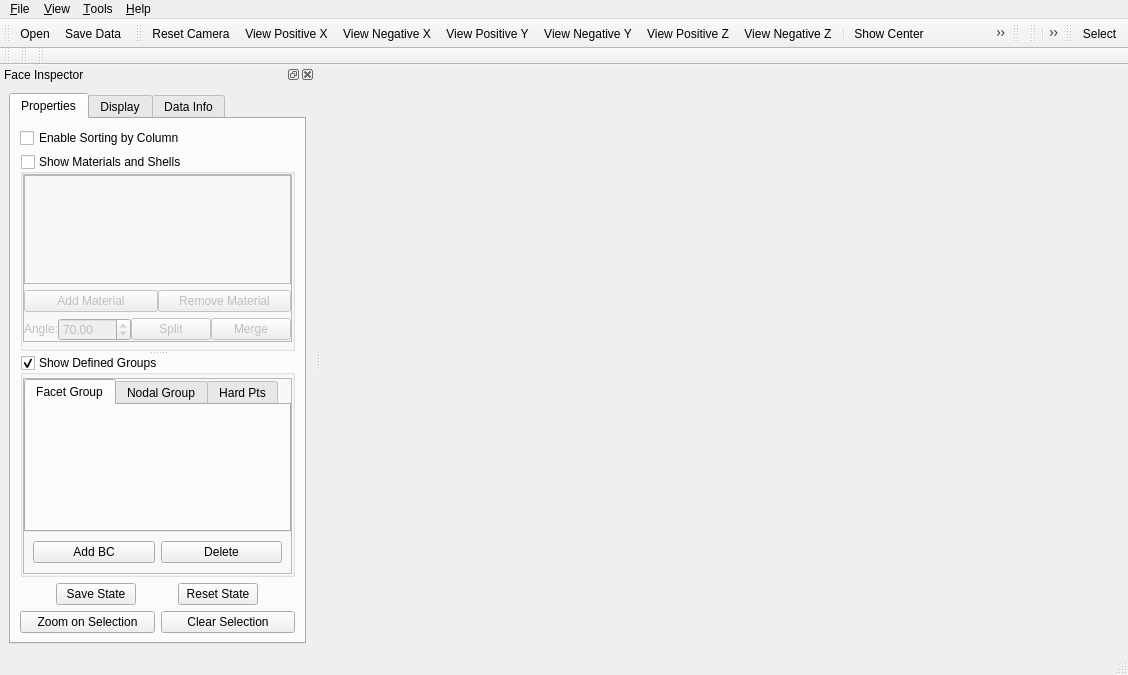
<?xml version="1.0" encoding="UTF-8"?>
<ui version="4.0">
 <class>MainWindow</class>
 <widget class="QMainWindow" name="MainWindow">
  <property name="geometry">
   <rect>
    <x>0</x>
    <y>0</y>
    <width>1128</width>
    <height>675</height>
   </rect>
  </property>
  <property name="windowTitle">
   <string>Conceptual Model Builder</string>
  </property>
  <property name="windowIcon">
   <iconset resource="../Resources/Resources.qrc">
    <normaloff>:/cmb/Icon.png</normaloff>:/cmb/Icon.png</iconset>
  </property>
  <widget class="QWidget" name="centralwidget"/>
  <widget class="QMenuBar" name="menubar">
   <property name="geometry">
    <rect>
     <x>0</x>
     <y>0</y>
     <width>1128</width>
     <height>25</height>
    </rect>
   </property>
   <widget class="QMenu" name="menu_View">
    <property name="title">
     <string>&amp;View</string>
    </property>
    <widget class="QMenu" name="menu_Camera">
     <property name="title">
      <string>&amp;Camera</string>
     </property>
     <addaction name="actionReset_Camera"/>
     <addaction name="actionView_Positive_X"/>
     <addaction name="actionView_Negative_X"/>
     <addaction name="actionView_Positive_Y"/>
     <addaction name="actionView_Negative_Y"/>
     <addaction name="actionView_Positive_Z"/>
     <addaction name="actionView_Negative_Z"/>
     <addaction name="separator"/>
     <addaction name="actionShowCenterAxes"/>
     <addaction name="actionResetCenter"/>
     <addaction name="actionPickCenter"/>
    </widget>
    <addaction name="menu_Camera"/>
    <addaction name="separator"/>
    <addaction name="actionChange_Background_Color"/>
   </widget>
   <widget class="QMenu" name="menu_Help">
    <property name="title">
     <string>&amp;Help</string>
    </property>
    <addaction name="action_About"/>
    <addaction name="action_Help"/>
   </widget>
   <widget class="QMenu" name="menu_File">
    <property name="title">
     <string>&amp;File</string>
    </property>
    <widget class="QMenu" name="menuRecentFiles">
     <property name="title">
      <string>&amp;Recent Files</string>
     </property>
    </widget>
    <addaction name="action_Load_Solid"/>
    <addaction name="menuRecentFiles"/>
    <addaction name="separator"/>
    <addaction name="action_Save_Data"/>
    <addaction name="action_Close"/>
    <addaction name="separator"/>
    <addaction name="action_Save_BCSs"/>
    <addaction name="action_Generate_Omicron_Input"/>
    <addaction name="separator"/>
    <addaction name="action_Create_Simple_Model"/>
    <addaction name="separator"/>
    <addaction name="action_Exit"/>
   </widget>
   <widget class="QMenu" name="menu_Tools">
    <property name="title">
     <string>&amp;Tools</string>
    </property>
    <addaction name="actionSpawn_Surface_Mesher"/>
    <addaction name="actionSpawn_Volume_Mesher"/>
    <addaction name="separator"/>
    <addaction name="actionToolsRecordTest"/>
    <addaction name="actionToolsRecordTestScreenshot"/>
    <addaction name="actionToolsPlayTest"/>
   </widget>
   <addaction name="menu_File"/>
   <addaction name="menu_View"/>
   <addaction name="menu_Tools"/>
   <addaction name="menu_Help"/>
  </widget>
  <widget class="QStatusBar" name="statusbar"/>
  <widget class="QToolBar" name="toolBar">
   <property name="orientation">
    <enum>Qt::Horizontal</enum>
   </property>
   <attribute name="toolBarArea">
    <enum>TopToolBarArea</enum>
   </attribute>
   <attribute name="toolBarBreak">
    <bool>false</bool>
   </attribute>
   <addaction name="action_Load_Solid"/>
   <addaction name="action_Save_Data"/>
  </widget>
  <widget class="QToolBar" name="toolBar_View">
   <property name="windowTitle">
    <string>Camera Controls</string>
   </property>
   <property name="orientation">
    <enum>Qt::Horizontal</enum>
   </property>
   <attribute name="toolBarArea">
    <enum>TopToolBarArea</enum>
   </attribute>
   <attribute name="toolBarBreak">
    <bool>false</bool>
   </attribute>
   <addaction name="actionReset_Camera"/>
   <addaction name="actionView_Positive_X"/>
   <addaction name="actionView_Negative_X"/>
   <addaction name="actionView_Positive_Y"/>
   <addaction name="actionView_Negative_Y"/>
   <addaction name="actionView_Positive_Z"/>
   <addaction name="actionView_Negative_Z"/>
   <addaction name="separator"/>
   <addaction name="actionShowCenterAxes"/>
   <addaction name="actionResetCenter"/>
   <addaction name="actionPickCenter"/>
  </widget>
  <widget class="QToolBar" name="variableToolbar">
   <property name="windowTitle">
    <string>Active Variable Controls</string>
   </property>
   <property name="orientation">
    <enum>Qt::Horizontal</enum>
   </property>
   <attribute name="toolBarArea">
    <enum>TopToolBarArea</enum>
   </attribute>
   <attribute name="toolBarBreak">
    <bool>false</bool>
   </attribute>
  </widget>
  <widget class="QToolBar" name="growPick_Toolbar">
   <property name="enabled">
    <bool>true</bool>
   </property>
   <property name="windowTitle">
    <string>Grow Operations</string>
   </property>
   <property name="orientation">
    <enum>Qt::Horizontal</enum>
   </property>
   <attribute name="toolBarArea">
    <enum>TopToolBarArea</enum>
   </attribute>
   <attribute name="toolBarBreak">
    <bool>false</bool>
   </attribute>
   <addaction name="separator"/>
   <addaction name="actionGrow_Cell"/>
   <addaction name="actionGrowPlus"/>
   <addaction name="actionGrowMinus"/>
   <addaction name="separator"/>
   <addaction name="actionGrow_Clear"/>
   <addaction name="actionGrow_Accept"/>
   <addaction name="separator"/>
  </widget>
  <widget class="QToolBar" name="toolBar_Selection">
   <property name="windowTitle">
    <string>Selection Controls</string>
   </property>
   <property name="orientation">
    <enum>Qt::Horizontal</enum>
   </property>
   <attribute name="toolBarArea">
    <enum>TopToolBarArea</enum>
   </attribute>
   <attribute name="toolBarBreak">
    <bool>false</bool>
   </attribute>
   <addaction name="action_Select"/>
  </widget>
  <widget class="QDockWidget" name="faceParametersDock">
   <property name="sizePolicy">
    <sizepolicy hsizetype="Expanding" vsizetype="Expanding">
     <horstretch>0</horstretch>
     <verstretch>0</verstretch>
    </sizepolicy>
   </property>
   <property name="autoFillBackground">
    <bool>false</bool>
   </property>
   <property name="windowTitle">
    <string>Face Inspector</string>
   </property>
   <attribute name="dockWidgetArea">
    <number>1</number>
   </attribute>
   <widget class="QWidget" name="dockWidgetContents_2">
    <layout class="QVBoxLayout">
     <property name="spacing">
      <number>6</number>
     </property>
     <property name="margin">
      <number>9</number>
     </property>
     <item>
      <widget class="QTabWidget" name="tabWidget">
       <property name="sizePolicy">
        <sizepolicy hsizetype="MinimumExpanding" vsizetype="Preferred">
         <horstretch>0</horstretch>
         <verstretch>0</verstretch>
        </sizepolicy>
       </property>
       <property name="autoFillBackground">
        <bool>false</bool>
       </property>
       <property name="currentIndex">
        <number>0</number>
       </property>
       <widget class="QWidget" name="tab">
        <attribute name="title">
         <string>Properties</string>
        </attribute>
        <layout class="QVBoxLayout">
         <property name="spacing">
          <number>6</number>
         </property>
         <property name="margin">
          <number>9</number>
         </property>
         <item>
          <widget class="QCheckBox" name="checkBoxSorting">
           <property name="text">
            <string>Enable Sorting by Column</string>
           </property>
          </widget>
         </item>
         <item>
          <widget class="QSplitter" name="splitterLayout">
           <property name="orientation">
            <enum>Qt::Vertical</enum>
           </property>
           <property name="childrenCollapsible">
            <bool>false</bool>
           </property>
           <widget class="QGroupBox" name="groupBoxMaterial">
            <property name="title">
             <string>Show Materials and Shells</string>
            </property>
            <property name="flat">
             <bool>false</bool>
            </property>
            <property name="checkable">
             <bool>true</bool>
            </property>
            <property name="checked">
             <bool>false</bool>
            </property>
            <layout class="QGridLayout">
             <property name="leftMargin">
              <number>0</number>
             </property>
             <property name="topMargin">
              <number>0</number>
             </property>
             <property name="rightMargin">
              <number>0</number>
             </property>
             <property name="bottomMargin">
              <number>6</number>
             </property>
             <item row="0" column="0">
              <widget class="QFrame" name="frameMaterails">
               <property name="minimumSize">
                <size>
                 <width>16</width>
                 <height>10</height>
                </size>
               </property>
               <property name="frameShape">
                <enum>QFrame::StyledPanel</enum>
               </property>
               <property name="frameShadow">
                <enum>QFrame::Raised</enum>
               </property>
               <property name="lineWidth">
                <number>0</number>
               </property>
               <layout class="QGridLayout">
                <property name="horizontalSpacing">
                 <number>0</number>
                </property>
                <property name="margin">
                 <number>0</number>
                </property>
                <item row="2" column="0">
                 <layout class="QHBoxLayout">
                  <item>
                   <widget class="QLabel" name="label">
                    <property name="sizePolicy">
                     <sizepolicy hsizetype="Fixed" vsizetype="Fixed">
                      <horstretch>0</horstretch>
                      <verstretch>0</verstretch>
                     </sizepolicy>
                    </property>
                    <property name="text">
                     <string>Angle:</string>
                    </property>
                   </widget>
                  </item>
                  <item>
                   <widget class="pqDoubleSpinBox" name="featureAngle">
                    <property name="sizePolicy">
                     <sizepolicy hsizetype="Preferred" vsizetype="Fixed">
                      <horstretch>0</horstretch>
                      <verstretch>0</verstretch>
                     </sizepolicy>
                    </property>
                    <property name="suffix">
                     <string/>
                    </property>
                    <property name="minimum">
                     <double>1.000000000000000</double>
                    </property>
                    <property name="maximum">
                     <double>180.000000000000000</double>
                    </property>
                    <property name="value">
                     <double>70.000000000000000</double>
                    </property>
                   </widget>
                  </item>
                  <item>
                   <widget class="QPushButton" name="pushButton_ApplyAngle">
                    <property name="sizePolicy">
                     <sizepolicy hsizetype="Minimum" vsizetype="Fixed">
                      <horstretch>0</horstretch>
                      <verstretch>0</verstretch>
                     </sizepolicy>
                    </property>
                    <property name="toolTip">
                     <string>Detect faces with the new feature angle</string>
                    </property>
                    <property name="text">
                     <string>Split</string>
                    </property>
                    <property name="icon">
                     <iconset>
                      <normaloff/>
                     </iconset>
                    </property>
                   </widget>
                  </item>
                  <item>
                   <widget class="QPushButton" name="pushButton_merge">
                    <property name="text">
                     <string>Merge</string>
                    </property>
                   </widget>
                  </item>
                 </layout>
                </item>
                <item row="1" column="0">
                 <layout class="QHBoxLayout">
                  <item>
                   <widget class="QPushButton" name="pushButtonAddMaterial">
                    <property name="text">
                     <string>Add Material</string>
                    </property>
                   </widget>
                  </item>
                  <item>
                   <widget class="QPushButton" name="pushButtonRemoveMaterial">
                    <property name="text">
                     <string>Remove Material</string>
                    </property>
                   </widget>
                  </item>
                 </layout>
                </item>
                <item row="0" column="0">
                 <widget class="QFrame" name="frameMaterialTree">
                  <property name="sizePolicy">
                   <sizepolicy hsizetype="Expanding" vsizetype="Expanding">
                    <horstretch>0</horstretch>
                    <verstretch>0</verstretch>
                   </sizepolicy>
                  </property>
                  <property name="frameShape">
                   <enum>QFrame::StyledPanel</enum>
                  </property>
                  <property name="frameShadow">
                   <enum>QFrame::Raised</enum>
                  </property>
                  <property name="lineWidth">
                   <number>0</number>
                  </property>
                 </widget>
                </item>
               </layout>
              </widget>
             </item>
            </layout>
           </widget>
           <widget class="QGroupBox" name="groupBoxBCGroup">
            <property name="title">
             <string>Show Defined Groups</string>
            </property>
            <property name="flat">
             <bool>false</bool>
            </property>
            <property name="checkable">
             <bool>true</bool>
            </property>
            <property name="checked">
             <bool>true</bool>
            </property>
            <layout class="QGridLayout">
             <property name="leftMargin">
              <number>0</number>
             </property>
             <property name="topMargin">
              <number>3</number>
             </property>
             <property name="rightMargin">
              <number>0</number>
             </property>
             <property name="bottomMargin">
              <number>0</number>
             </property>
             <property name="spacing">
              <number>0</number>
             </property>
             <item row="0" column="0">
              <widget class="QFrame" name="frameBCGroups">
               <property name="minimumSize">
                <size>
                 <width>16</width>
                 <height>10</height>
                </size>
               </property>
               <property name="frameShape">
                <enum>QFrame::StyledPanel</enum>
               </property>
               <property name="frameShadow">
                <enum>QFrame::Raised</enum>
               </property>
               <property name="lineWidth">
                <number>0</number>
               </property>
               <layout class="QVBoxLayout">
                <property name="spacing">
                 <number>0</number>
                </property>
                <property name="margin">
                 <number>0</number>
                </property>
                <item>
                 <widget class="QTabWidget" name="tabWidget_BCS">
                  <property name="enabled">
                   <bool>true</bool>
                  </property>
                  <property name="currentIndex">
                   <number>0</number>
                  </property>
                  <widget class="QWidget" name="tab_FacetBCS">
                   <attribute name="title">
                    <string>Facet Group</string>
                   </attribute>
                   <layout class="QGridLayout">
                    <property name="margin">
                     <number>0</number>
                    </property>
                   </layout>
                  </widget>
                  <widget class="QWidget" name="tab_NodalBCS">
                   <attribute name="title">
                    <string>Nodal Group</string>
                   </attribute>
                   <layout class="QGridLayout">
                    <property name="margin">
                     <number>0</number>
                    </property>
                   </layout>
                  </widget>
                  <widget class="QWidget" name="tab_LineGroup">
                   <attribute name="title">
                    <string>Hard Pts</string>
                   </attribute>
                  </widget>
                 </widget>
                </item>
                <item>
                 <widget class="QStackedWidget" name="stackedWidget">
                  <property name="sizePolicy">
                   <sizepolicy hsizetype="Preferred" vsizetype="Fixed">
                    <horstretch>0</horstretch>
                    <verstretch>0</verstretch>
                   </sizepolicy>
                  </property>
                  <property name="minimumSize">
                   <size>
                    <width>10</width>
                    <height>10</height>
                   </size>
                  </property>
                  <property name="currentIndex">
                   <number>0</number>
                  </property>
                  <widget class="QWidget" name="page_BCS">
                   <layout class="QHBoxLayout">
                    <item>
                     <widget class="QPushButton" name="pushButtonAddBC">
                      <property name="text">
                       <string>Add BC</string>
                      </property>
                     </widget>
                    </item>
                    <item>
                     <widget class="QPushButton" name="pushButtonRemoveBC">
                      <property name="text">
                       <string>Delete</string>
                      </property>
                     </widget>
                    </item>
                   </layout>
                  </widget>
                  <widget class="QWidget" name="page_Line">
                   <layout class="QHBoxLayout">
                    <item>
                     <widget class="QLabel" name="label_2">
                      <property name="text">
                       <string>Line Resolution: </string>
                      </property>
                     </widget>
                    </item>
                    <item>
                     <widget class="QSpinBox" name="spinBoxLineRes">
                      <property name="minimum">
                       <number>1</number>
                      </property>
                      <property name="maximum">
                       <number>999999</number>
                      </property>
                     </widget>
                    </item>
                    <item>
                     <widget class="QPushButton" name="pushButtonApplyRes">
                      <property name="text">
                       <string>Apply</string>
                      </property>
                     </widget>
                    </item>
                   </layout>
                  </widget>
                 </widget>
                </item>
               </layout>
              </widget>
             </item>
            </layout>
           </widget>
          </widget>
         </item>
         <item>
          <layout class="QHBoxLayout">
           <property name="spacing">
            <number>6</number>
           </property>
           <property name="margin">
            <number>0</number>
           </property>
           <item>
            <widget class="QPushButton" name="pushButton_accept">
             <property name="sizePolicy">
              <sizepolicy hsizetype="Fixed" vsizetype="Fixed">
               <horstretch>0</horstretch>
               <verstretch>0</verstretch>
              </sizepolicy>
             </property>
             <property name="toolTip">
              <string>Save Current Material and Model Faces as a temparory reset-to state.</string>
             </property>
             <property name="text">
              <string>Save State</string>
             </property>
            </widget>
           </item>
           <item>
            <widget class="QPushButton" name="pushButton_Reset">
             <property name="sizePolicy">
              <sizepolicy hsizetype="Fixed" vsizetype="Fixed">
               <horstretch>0</horstretch>
               <verstretch>0</verstretch>
              </sizepolicy>
             </property>
             <property name="toolTip">
              <string>Reverse the Material and Model Faces to last saved reset-to state.</string>
             </property>
             <property name="text">
              <string>Reset State</string>
             </property>
            </widget>
           </item>
          </layout>
         </item>
         <item>
          <layout class="QHBoxLayout">
           <item>
            <widget class="QPushButton" name="ZoomButton">
             <property name="text">
              <string>Zoom on Selection</string>
             </property>
            </widget>
           </item>
           <item>
            <widget class="QPushButton" name="pushButtonClearSelection">
             <property name="enabled">
              <bool>true</bool>
             </property>
             <property name="text">
              <string>Clear Selection</string>
             </property>
            </widget>
           </item>
          </layout>
         </item>
        </layout>
       </widget>
       <widget class="QWidget" name="tab_2">
        <attribute name="title">
         <string>Display</string>
        </attribute>
        <layout class="QVBoxLayout">
         <property name="spacing">
          <number>6</number>
         </property>
         <property name="margin">
          <number>9</number>
         </property>
         <item>
          <widget class="QFrame" name="appearanceFrame">
           <property name="sizePolicy">
            <sizepolicy hsizetype="Ignored" vsizetype="Preferred">
             <horstretch>0</horstretch>
             <verstretch>0</verstretch>
            </sizepolicy>
           </property>
           <property name="frameShape">
            <enum>QFrame::NoFrame</enum>
           </property>
           <property name="frameShadow">
            <enum>QFrame::Raised</enum>
           </property>
          </widget>
         </item>
        </layout>
       </widget>
       <widget class="QWidget" name="tab_3">
        <attribute name="title">
         <string>Data Info</string>
        </attribute>
        <layout class="QVBoxLayout">
         <item>
          <widget class="QTableWidget" name="informationTable">
           <property name="sizePolicy">
            <sizepolicy hsizetype="Expanding" vsizetype="Preferred">
             <horstretch>255</horstretch>
             <verstretch>0</verstretch>
            </sizepolicy>
           </property>
           <column>
            <property name="text">
             <string>Properties</string>
            </property>
           </column>
           <column>
            <property name="text">
             <string>Values</string>
            </property>
           </column>
          </widget>
         </item>
        </layout>
       </widget>
      </widget>
     </item>
    </layout>
   </widget>
  </widget>
  <widget class="QToolBar" name="toolBar_3">
   <property name="windowTitle">
    <string>toolBar_3</string>
   </property>
   <attribute name="toolBarArea">
    <enum>TopToolBarArea</enum>
   </attribute>
   <attribute name="toolBarBreak">
    <bool>true</bool>
   </attribute>
  </widget>
  <widget class="QToolBar" name="toolBar_2">
   <property name="windowTitle">
    <string>toolBar_2</string>
   </property>
   <attribute name="toolBarArea">
    <enum>TopToolBarArea</enum>
   </attribute>
   <attribute name="toolBarBreak">
    <bool>false</bool>
   </attribute>
  </widget>
  <widget class="QToolBar" name="toolBar_4">
   <property name="windowTitle">
    <string>toolBar_4</string>
   </property>
   <attribute name="toolBarArea">
    <enum>TopToolBarArea</enum>
   </attribute>
   <attribute name="toolBarBreak">
    <bool>false</bool>
   </attribute>
  </widget>
  <action name="action_Save_Data">
   <property name="icon">
    <iconset resource="../Resources/Resources.qrc">
     <normaloff>:/cmb/pqSave32.png</normaloff>:/cmb/pqSave32.png</iconset>
   </property>
   <property name="text">
    <string>&amp;Save Data</string>
   </property>
   <property name="shortcut">
    <string>Ctrl+S</string>
   </property>
  </action>
  <action name="action_About">
   <property name="text">
    <string>&amp;About</string>
   </property>
  </action>
  <action name="action_Help">
   <property name="text">
    <string>&amp;Help</string>
   </property>
  </action>
  <action name="action_Close">
   <property name="text">
    <string>&amp;Close Data</string>
   </property>
   <property name="iconText">
    <string>Close Data</string>
   </property>
   <property name="toolTip">
    <string>Close Data</string>
   </property>
   <property name="shortcut">
    <string>Ctrl+C</string>
   </property>
  </action>
  <action name="action_Exit">
   <property name="text">
    <string>&amp;Exit</string>
   </property>
   <property name="shortcut">
    <string>Ctrl+Q</string>
   </property>
  </action>
  <action name="action_Select">
   <property name="checkable">
    <bool>true</bool>
   </property>
   <property name="icon">
    <iconset resource="../Resources/Resources.qrc">
     <normaloff>:/cmb/pqSelect32.png</normaloff>:/cmb/pqSelect32.png</iconset>
   </property>
   <property name="text">
    <string>Select</string>
   </property>
   <property name="toolTip">
    <string>Select Objects</string>
   </property>
  </action>
  <action name="action_Merge_Faces">
   <property name="text">
    <string>&amp;Merge Faces</string>
   </property>
  </action>
  <action name="actionReset_Camera">
   <property name="icon">
    <iconset resource="../Resources/Resources.qrc">
     <normaloff>:/cmb/pqResetCamera32.png</normaloff>:/cmb/pqResetCamera32.png</iconset>
   </property>
   <property name="text">
    <string>Reset Camera</string>
   </property>
  </action>
  <action name="actionView_Positive_X">
   <property name="icon">
    <iconset resource="../Resources/Resources.qrc">
     <normaloff>:/cmb/pqXPlus32.png</normaloff>:/cmb/pqXPlus32.png</iconset>
   </property>
   <property name="text">
    <string>View Positive X</string>
   </property>
   <property name="toolTip">
    <string>Set view direction to +X</string>
   </property>
  </action>
  <action name="actionView_Negative_X">
   <property name="icon">
    <iconset resource="../Resources/Resources.qrc">
     <normaloff>:/cmb/pqXMinus32.png</normaloff>:/cmb/pqXMinus32.png</iconset>
   </property>
   <property name="text">
    <string>View Negative X</string>
   </property>
   <property name="toolTip">
    <string>Set view direction to -X</string>
   </property>
  </action>
  <action name="actionView_Positive_Y">
   <property name="icon">
    <iconset resource="../Resources/Resources.qrc">
     <normaloff>:/cmb/pqYPlus32.png</normaloff>:/cmb/pqYPlus32.png</iconset>
   </property>
   <property name="text">
    <string>View Positive Y</string>
   </property>
   <property name="toolTip">
    <string>Set view direction to +Y</string>
   </property>
  </action>
  <action name="actionView_Negative_Y">
   <property name="icon">
    <iconset resource="../Resources/Resources.qrc">
     <normaloff>:/cmb/pqYMinus32.png</normaloff>:/cmb/pqYMinus32.png</iconset>
   </property>
   <property name="text">
    <string>View Negative Y</string>
   </property>
   <property name="toolTip">
    <string>Set view direction to -Y</string>
   </property>
  </action>
  <action name="actionView_Positive_Z">
   <property name="icon">
    <iconset resource="../Resources/Resources.qrc">
     <normaloff>:/cmb/pqZPlus32.png</normaloff>:/cmb/pqZPlus32.png</iconset>
   </property>
   <property name="text">
    <string>View Positive Z</string>
   </property>
   <property name="toolTip">
    <string>Set view direction to +Z</string>
   </property>
  </action>
  <action name="actionView_Negative_Z">
   <property name="icon">
    <iconset resource="../Resources/Resources.qrc">
     <normaloff>:/cmb/pqZMinus32.png</normaloff>:/cmb/pqZMinus32.png</iconset>
   </property>
   <property name="text">
    <string>View Negative Z</string>
   </property>
   <property name="toolTip">
    <string>Set view direction to -Z</string>
   </property>
  </action>
  <action name="actionShowCenterAxes">
   <property name="checkable">
    <bool>true</bool>
   </property>
   <property name="enabled">
    <bool>true</bool>
   </property>
   <property name="icon">
    <iconset resource="../Resources/Resources.qrc">
     <normaloff>:/cmb/pqShowCenterAxes24.png</normaloff>:/cmb/pqShowCenterAxes24.png</iconset>
   </property>
   <property name="text">
    <string>Show Center</string>
   </property>
   <property name="statusTip">
    <string>Show/Hide center of rotation</string>
   </property>
  </action>
  <action name="actionResetCenter">
   <property name="enabled">
    <bool>true</bool>
   </property>
   <property name="icon">
    <iconset resource="../Resources/Resources.qrc">
     <normaloff>:/cmb/pqResetCenter24.png</normaloff>:/cmb/pqResetCenter24.png</iconset>
   </property>
   <property name="text">
    <string>Reset Center</string>
   </property>
   <property name="statusTip">
    <string>Reset center of rotation</string>
   </property>
  </action>
  <action name="actionPickCenter">
   <property name="checkable">
    <bool>true</bool>
   </property>
   <property name="enabled">
    <bool>true</bool>
   </property>
   <property name="icon">
    <iconset resource="../Resources/Resources.qrc">
     <normaloff>:/cmb/pqPickCenter24.png</normaloff>:/cmb/pqPickCenter24.png</iconset>
   </property>
   <property name="text">
    <string>Pick Center</string>
   </property>
   <property name="iconText">
    <string>Pick Center</string>
   </property>
   <property name="toolTip">
    <string>Pick Center</string>
   </property>
   <property name="statusTip">
    <string>Mouse press to pick center of rotation</string>
   </property>
  </action>
  <action name="action_Generate_Omicron_Input">
   <property name="text">
    <string>Generate Omicron Input22</string>
   </property>
  </action>
  <action name="action_Load_Model_Faces">
   <property name="text">
    <string>Load Model Faces</string>
   </property>
  </action>
  <action name="action_Load_Solid">
   <property name="icon">
    <iconset resource="../Resources/Resources.qrc">
     <normaloff>:/cmb/pqOpen32.png</normaloff>:/cmb/pqOpen32.png</iconset>
   </property>
   <property name="text">
    <string>&amp;Open</string>
   </property>
   <property name="iconText">
    <string>Open</string>
   </property>
   <property name="toolTip">
    <string>Open</string>
   </property>
   <property name="shortcut">
    <string>Ctrl+L</string>
   </property>
  </action>
  <action name="action_Save_BCSs">
   <property name="text">
    <string>Export BCS File</string>
   </property>
   <property name="iconText">
    <string>Export BCS File</string>
   </property>
   <property name="toolTip">
    <string>Export BCS File</string>
   </property>
  </action>
  <action name="actionScalarBarVisibility">
   <property name="checkable">
    <bool>true</bool>
   </property>
   <property name="enabled">
    <bool>false</bool>
   </property>
   <property name="icon">
    <iconset resource="../Resources/Resources.qrc">
     <normaloff>:/cmb/pqScalarBar24.png</normaloff>:/cmb/pqScalarBar24.png</iconset>
   </property>
   <property name="text">
    <string>Show Color Legend</string>
   </property>
   <property name="toolTip">
    <string>Toggle Color Legend Visibility</string>
   </property>
   <property name="statusTip">
    <string>Toggle Color Legend Visibility</string>
   </property>
  </action>
  <action name="actionToolsRecordTest">
   <property name="text">
    <string>&amp;Record Test</string>
   </property>
  </action>
  <action name="actionToolsPlayTest">
   <property name="text">
    <string>&amp;Play Test</string>
   </property>
  </action>
  <action name="actionToolsRecordTestScreenshot">
   <property name="text">
    <string>Record Test &amp;Screenshot</string>
   </property>
  </action>
  <action name="actionSpawn_Surface_Mesher">
   <property name="text">
    <string>S&amp;pawn Surface Mesher</string>
   </property>
  </action>
  <action name="actionSpawn_Volume_Mesher">
   <property name="text">
    <string>Spawn Volume Mesher</string>
   </property>
  </action>
  <action name="actionGrow_Cell">
   <property name="checkable">
    <bool>true</bool>
   </property>
   <property name="icon">
    <iconset resource="../Resources/Resources.qrc">
     <normaloff>:/cmb/pqGrowCell32.png</normaloff>:/cmb/pqGrowCell32.png</iconset>
   </property>
   <property name="text">
    <string>Grow From Mesh Facet</string>
   </property>
   <property name="toolTip">
    <string>Grow from Mesh Facet (Hold Shift key to rotate in grow-mode; Hold Ctrl or Cmd key to add to or remove from current selection)</string>
   </property>
  </action>
  <action name="actionGrow_Clear">
   <property name="icon">
    <iconset resource="../Resources/Resources.qrc">
     <normaloff>:/cmb/pqCancel48.png</normaloff>:/cmb/pqCancel48.png</iconset>
   </property>
   <property name="text">
    <string>Clear Grow Result</string>
   </property>
  </action>
  <action name="actionGrow_Accept">
   <property name="enabled">
    <bool>true</bool>
   </property>
   <property name="icon">
    <iconset resource="../Resources/Resources.qrc">
     <normaloff>:/cmb/pqAccept48.png</normaloff>:/cmb/pqAccept48.png</iconset>
   </property>
   <property name="text">
    <string>Create New BCS from Grow</string>
   </property>
  </action>
  <action name="actionGrowPlus">
   <property name="checkable">
    <bool>true</bool>
   </property>
   <property name="icon">
    <iconset resource="../Resources/Resources.qrc">
     <normaloff>:/cmb/pqGrowCellPlus32.png</normaloff>:/cmb/pqGrowCellPlus32.png</iconset>
   </property>
   <property name="text">
    <string>GrowPlus</string>
   </property>
   <property name="toolTip">
    <string>Grow then Merge the Result with Current Grow Selection (Hold Shift key to rotate in grow-mode)</string>
   </property>
  </action>
  <action name="actionGrowMinus">
   <property name="checkable">
    <bool>true</bool>
   </property>
   <property name="icon">
    <iconset resource="../Resources/Resources.qrc">
     <normaloff>:/cmb/pqGrowCellMinus32.png</normaloff>:/cmb/pqGrowCellMinus32.png</iconset>
   </property>
   <property name="text">
    <string>GrowMinus</string>
   </property>
   <property name="toolTip">
    <string>Grow then Remove the Result from Current Grow Selection (Hold Shift key to rotate in grow-mode)</string>
   </property>
  </action>
  <action name="actionChange_Background_Color">
   <property name="text">
    <string>Change Background Color</string>
   </property>
  </action>
  <action name="action_Create_Simple_Model">
   <property name="text">
    <string>Create Simple Model</string>
   </property>
  </action>
 </widget>
 <customwidgets>
  <customwidget>
   <class>pqDoubleSpinBox</class>
   <extends>QDoubleSpinBox</extends>
   <header>pqDoubleSpinBox.h</header>
  </customwidget>
 </customwidgets>
 <resources>
  <include location="../Resources/Resources.qrc"/>
 </resources>
 <connections/>
</ui>
